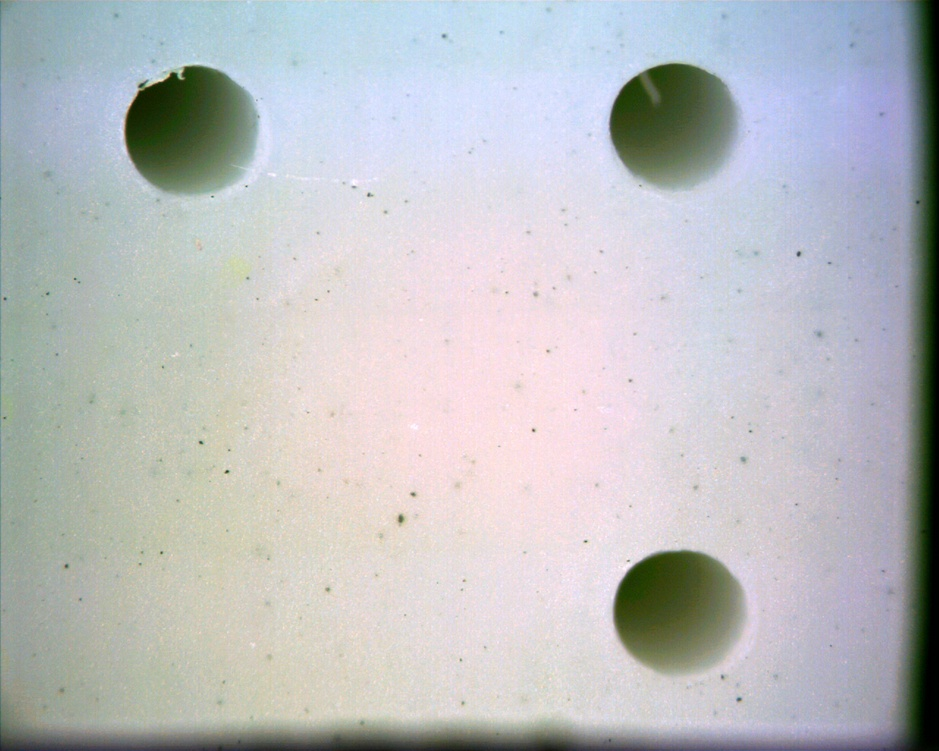
#> input picture bf_feature_matching/DogBone3-1.jpg, 939 x 751 px, shrunk from 1280 x 1024 before the run
$ python featureMatching.py
#> lines starting #> are read from the running program, lines starting #| are printed output that depends on the picture
import cv2
import numpy as np
from matplotlib import pyplot as plt

img1 = cv2.imread('DogBone3-1.jpg', cv2.IMREAD_GRAYSCALE)
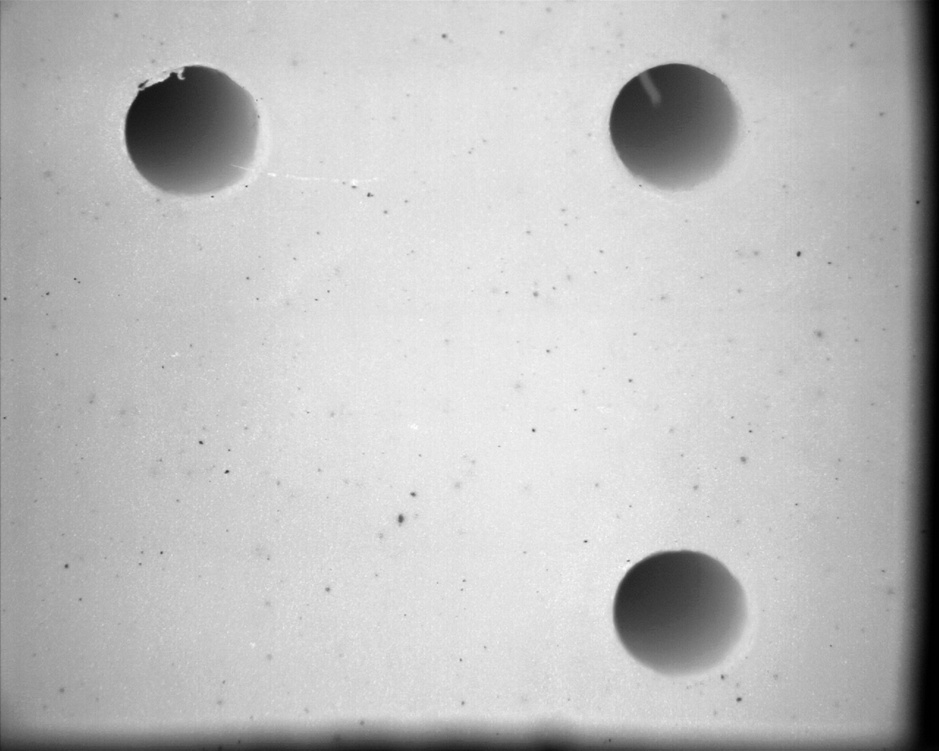
#> img1: shape (751, 939); min 0, max 255, mean 189.4
img2 = cv2.imread('Overmold1-1.jpg', cv2.IMREAD_GRAYSCALE)
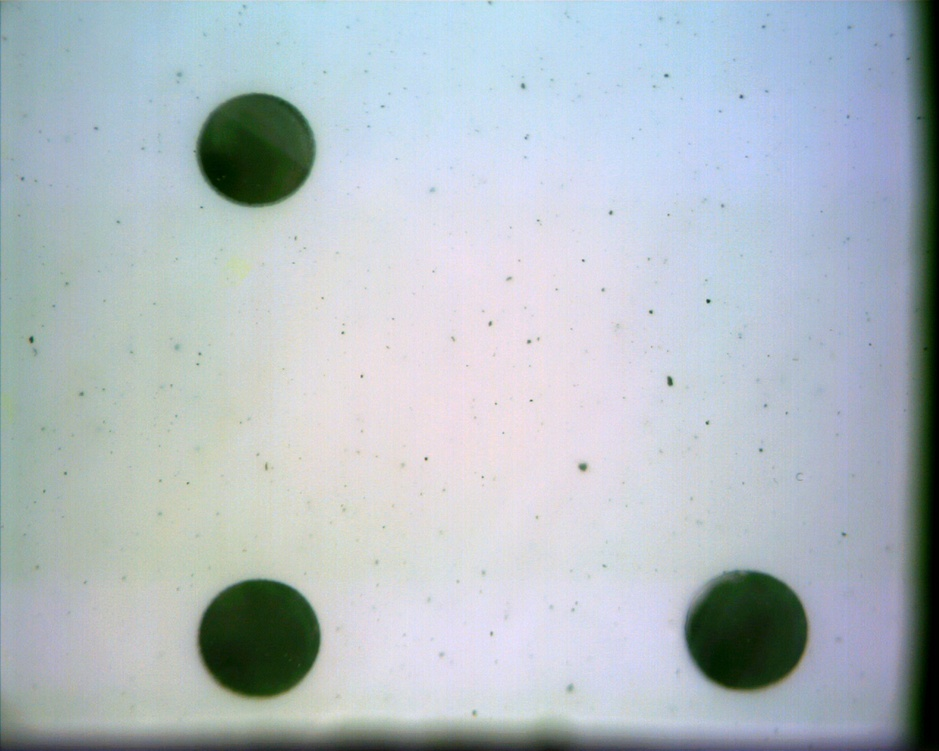
#> input picture bf_feature_matching/Overmold1-1.jpg, 939 x 751 px, shrunk from 1280 x 1024 before the run
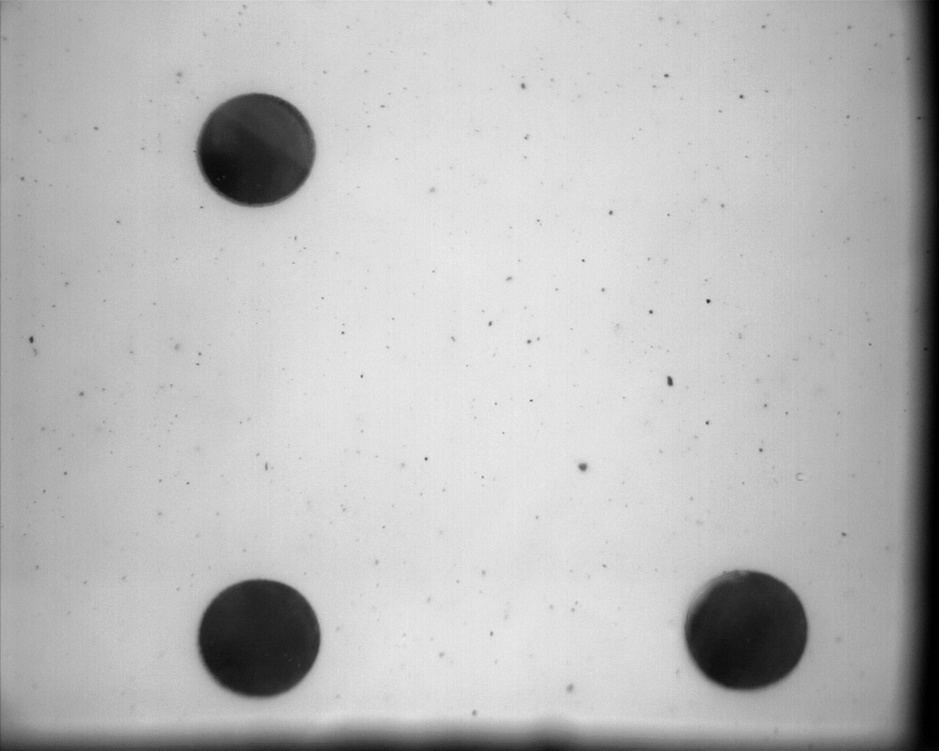
#> img2: shape (751, 939); min 0, max 235, mean 185.6

orb = cv2.ORB_create()

kp1, des1 = orb.detectAndCompute(img1, None)
#> kp1 = 470 keypoints; strongest (x, y, size): (173, 73, 44.6), (173, 74, 53.6), (172, 75, 64.3), (180, 71, 53.6)
kp2, des2 = orb.detectAndCompute(img2, None)
#> kp2 = 471 keypoints; strongest (x, y, size): (708, 301, 31), (707, 300, 37.2), (670, 384, 31), (670, 383, 44.6)

bf = cv2.BFMatcher(cv2.NORM_HAMMING, crossCheck=True)

matches = bf.match(des1, des2)
#> matches = 115 matches

matches = sorted(matches, key=lambda x: x.distance)

img3 = cv2.drawMatches(img1,
                       kp1,
                       img2,
                       kp2,
                       matches,
                       None,
                       flags=cv2.DrawMatchesFlags_DEFAULT)
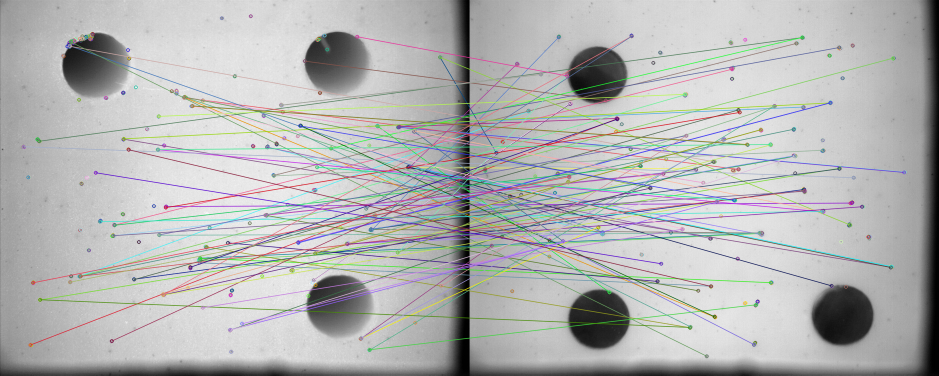
#> img3: shape (751, 1878, 3) (shown at 1/2 size); mean of channels 0, 1, 2 180.8, 181.2, 180.4; drawn as B, G, R

plt.imshow(img3)
plt.show()
